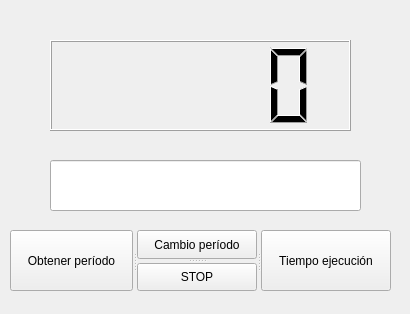
<?xml version="1.0" encoding="UTF-8"?>
<ui version="4.0">
 <class>Counter</class>
 <widget class="QWidget" name="Counter">
  <property name="geometry">
   <rect>
    <x>0</x>
    <y>0</y>
    <width>410</width>
    <height>314</height>
   </rect>
  </property>
  <property name="windowTitle">
   <string>Counter</string>
  </property>
  <widget class="QLCDNumber" name="lcdNumber">
   <property name="geometry">
    <rect>
     <x>50</x>
     <y>40</y>
     <width>301</width>
     <height>91</height>
    </rect>
   </property>
  </widget>
  <widget class="QLineEdit" name="pantalla">
   <property name="geometry">
    <rect>
     <x>50</x>
     <y>160</y>
     <width>311</width>
     <height>51</height>
    </rect>
   </property>
  </widget>
  <widget class="QSplitter" name="splitter_2">
   <property name="geometry">
    <rect>
     <x>10</x>
     <y>230</y>
     <width>381</width>
     <height>61</height>
    </rect>
   </property>
   <property name="orientation">
    <enum>Qt::Horizontal</enum>
   </property>
   <widget class="QPushButton" name="getPeriodo">
    <property name="text">
     <string>Obtener período</string>
    </property>
   </widget>
   <widget class="QSplitter" name="splitter">
    <property name="orientation">
     <enum>Qt::Vertical</enum>
    </property>
    <widget class="QPushButton" name="setPeriodo">
     <property name="text">
      <string>Cambio período</string>
     </property>
    </widget>
    <widget class="QPushButton" name="button">
     <property name="text">
      <string>STOP</string>
     </property>
    </widget>
   </widget>
   <widget class="QPushButton" name="getTimeElapsed">
    <property name="text">
     <string>Tiempo ejecución</string>
    </property>
   </widget>
  </widget>
 </widget>
 <resources/>
 <connections/>
</ui>
